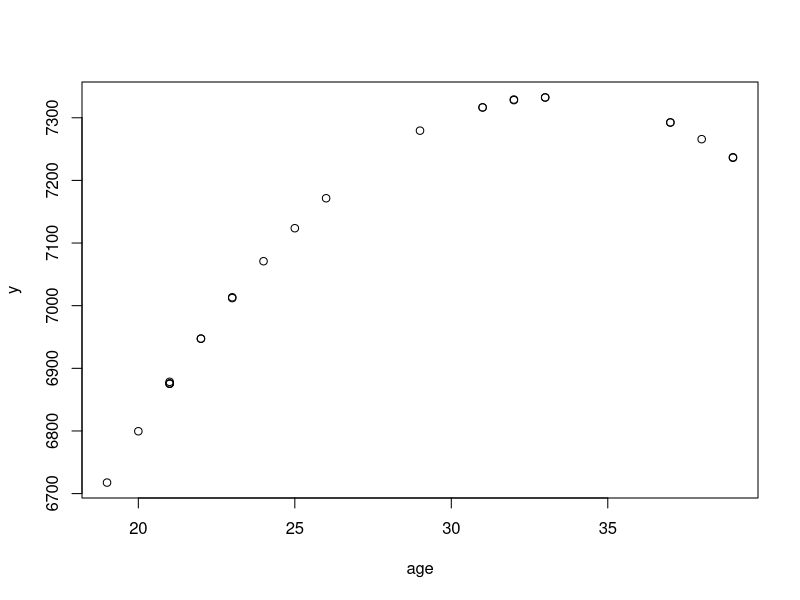

Here is the R script that generated this plot: (Note: this script raises an error after producing the figure.)
##################################
#Генерим искуственные данные заработок футболиста от возраста
##################################
set.seed(1234) #важно, чтобы все генерили одни и те же числа
age<-sample(18:39,25, replace = TRUE) #пусть в выборке 25 футболистов в возрасте от 18 до 39 лет
eps<-rnorm(25) # случайный шок
y<-4000+200*age-3*(age^2)+eps #истинная зависимость заработка от возраста
mydata<-data.frame(y=y, age=age, age2= age^2)
plot(y ~ age)

##############
#OLS estimates
##############
model1<-lm(y ~ age + I(age^2))
summary(model1)
tipping<-(-lm(y ~ age + I(age^2))$coef[2])/(2*lm(y ~ age + I(age^2))$coef[3])
tipping #после какого возраста заработок падает
#проблема: как посчитать доверительный интервал для "точки перелома"?


###############################
#bootstrap руками делаем цикл
###############################
#число бутстраповских выборок
#размер бутстраповской выборки совпадает с размером исходной выборки
tip<-NULL #цикл нужно с чего-то начать, поэтому создаём пустой вектор, куда попадут все оценки
tip
# цикл for

# случайная выборка с возвращением
# бутстраповская статистика
  #для каждого i оценили модель и посчитали отношение оценок коэффициентов
#  cat("\r", i, "of", B)
#счётчик итераций в цикле

 #распределение полученных оценок

#95% confidence interval



##############################
#автоматически:
##############################
library(boot)
#вспомогательная функция - что именно считаем: точку вершины параболы
bs = function(data, indices, formula) {
  d = data[indices,] # allows boot to select sample 
  fit = lm(formula, data=d)
  return(-fit$coef[2]/(2*fit$coef[3]))
}
# bootstrapping with 1000 replications 
results = boot(
  data=mydata, 
  statistic=bs, 
  R=1000, 
  formula=y ~ age + I(age^2))
CI_auto<-boot.ci(results)
CI_auto #сравним: руками мы получили 1 из автоматических вариантов
CI95

################
#Delta-method
################
install.packages("car")
library("car")
help(deltaMethod)
m1<-lm(y ~ age + age2, data=mydata)
summary(m1)
deltaMethod(m1,"-age/(2*(age2))")# age that maximizes the quadratic
